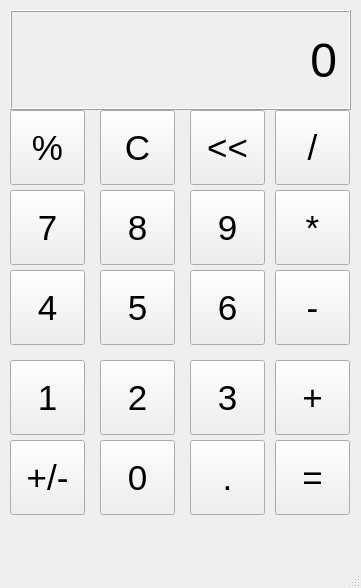
<?xml version="1.0" encoding="UTF-8"?>
<ui version="4.0">
 <class>MainWindow</class>
 <widget class="QMainWindow" name="MainWindow">
  <property name="geometry">
   <rect>
    <x>0</x>
    <y>0</y>
    <width>361</width>
    <height>588</height>
   </rect>
  </property>
  <property name="windowTitle">
   <string>Calculator</string>
  </property>
  <widget class="QWidget" name="centralwidget">
   <widget class="QLabel" name="lblkq">
    <property name="geometry">
     <rect>
      <x>10</x>
      <y>10</y>
      <width>341</width>
      <height>100</height>
     </rect>
    </property>
    <property name="font">
     <font>
      <pointsize>36</pointsize>
     </font>
    </property>
    <property name="frameShape">
     <enum>QFrame::Box</enum>
    </property>
    <property name="frameShadow">
     <enum>QFrame::Raised</enum>
    </property>
    <property name="text">
     <string>0</string>
    </property>
    <property name="alignment">
     <set>Qt::AlignRight|Qt::AlignTrailing|Qt::AlignVCenter</set>
    </property>
    <property name="margin">
     <number>10</number>
    </property>
   </widget>
   <widget class="QPushButton" name="btn_percet">
    <property name="geometry">
     <rect>
      <x>10</x>
      <y>110</y>
      <width>75</width>
      <height>75</height>
     </rect>
    </property>
    <property name="font">
     <font>
      <pointsize>26</pointsize>
     </font>
    </property>
    <property name="text">
     <string>%</string>
    </property>
   </widget>
   <widget class="QPushButton" name="btn_c">
    <property name="geometry">
     <rect>
      <x>100</x>
      <y>110</y>
      <width>75</width>
      <height>75</height>
     </rect>
    </property>
    <property name="font">
     <font>
      <pointsize>26</pointsize>
     </font>
    </property>
    <property name="text">
     <string>C</string>
    </property>
   </widget>
   <widget class="QPushButton" name="btnero">
    <property name="geometry">
     <rect>
      <x>190</x>
      <y>110</y>
      <width>75</width>
      <height>75</height>
     </rect>
    </property>
    <property name="font">
     <font>
      <pointsize>26</pointsize>
     </font>
    </property>
    <property name="text">
     <string>&lt;&lt;</string>
    </property>
   </widget>
   <widget class="QPushButton" name="btn_div">
    <property name="geometry">
     <rect>
      <x>275</x>
      <y>110</y>
      <width>75</width>
      <height>75</height>
     </rect>
    </property>
    <property name="font">
     <font>
      <pointsize>26</pointsize>
     </font>
    </property>
    <property name="text">
     <string>/</string>
    </property>
   </widget>
   <widget class="QPushButton" name="btn_mul">
    <property name="geometry">
     <rect>
      <x>275</x>
      <y>190</y>
      <width>75</width>
      <height>75</height>
     </rect>
    </property>
    <property name="font">
     <font>
      <pointsize>26</pointsize>
     </font>
    </property>
    <property name="text">
     <string>*</string>
    </property>
   </widget>
   <widget class="QPushButton" name="btn_7">
    <property name="geometry">
     <rect>
      <x>10</x>
      <y>190</y>
      <width>75</width>
      <height>75</height>
     </rect>
    </property>
    <property name="font">
     <font>
      <pointsize>26</pointsize>
     </font>
    </property>
    <property name="text">
     <string>7</string>
    </property>
   </widget>
   <widget class="QPushButton" name="btn_8">
    <property name="geometry">
     <rect>
      <x>100</x>
      <y>190</y>
      <width>75</width>
      <height>75</height>
     </rect>
    </property>
    <property name="font">
     <font>
      <pointsize>26</pointsize>
     </font>
    </property>
    <property name="text">
     <string>8</string>
    </property>
   </widget>
   <widget class="QPushButton" name="btn_9">
    <property name="geometry">
     <rect>
      <x>190</x>
      <y>190</y>
      <width>75</width>
      <height>75</height>
     </rect>
    </property>
    <property name="font">
     <font>
      <pointsize>26</pointsize>
     </font>
    </property>
    <property name="text">
     <string>9</string>
    </property>
   </widget>
   <widget class="QPushButton" name="btn_minus">
    <property name="geometry">
     <rect>
      <x>275</x>
      <y>270</y>
      <width>75</width>
      <height>75</height>
     </rect>
    </property>
    <property name="font">
     <font>
      <pointsize>26</pointsize>
     </font>
    </property>
    <property name="text">
     <string>-</string>
    </property>
   </widget>
   <widget class="QPushButton" name="btn_4">
    <property name="geometry">
     <rect>
      <x>10</x>
      <y>270</y>
      <width>75</width>
      <height>75</height>
     </rect>
    </property>
    <property name="font">
     <font>
      <pointsize>26</pointsize>
     </font>
    </property>
    <property name="text">
     <string>4</string>
    </property>
   </widget>
   <widget class="QPushButton" name="btn_5">
    <property name="geometry">
     <rect>
      <x>100</x>
      <y>270</y>
      <width>75</width>
      <height>75</height>
     </rect>
    </property>
    <property name="font">
     <font>
      <pointsize>26</pointsize>
     </font>
    </property>
    <property name="text">
     <string>5</string>
    </property>
   </widget>
   <widget class="QPushButton" name="btn_6">
    <property name="geometry">
     <rect>
      <x>190</x>
      <y>270</y>
      <width>75</width>
      <height>75</height>
     </rect>
    </property>
    <property name="font">
     <font>
      <pointsize>26</pointsize>
     </font>
    </property>
    <property name="text">
     <string>6</string>
    </property>
   </widget>
   <widget class="QPushButton" name="btn_add">
    <property name="geometry">
     <rect>
      <x>275</x>
      <y>360</y>
      <width>75</width>
      <height>75</height>
     </rect>
    </property>
    <property name="font">
     <font>
      <pointsize>26</pointsize>
     </font>
    </property>
    <property name="text">
     <string>+</string>
    </property>
   </widget>
   <widget class="QPushButton" name="btn_3">
    <property name="geometry">
     <rect>
      <x>190</x>
      <y>360</y>
      <width>75</width>
      <height>75</height>
     </rect>
    </property>
    <property name="font">
     <font>
      <pointsize>26</pointsize>
     </font>
    </property>
    <property name="text">
     <string>3</string>
    </property>
   </widget>
   <widget class="QPushButton" name="btn_1">
    <property name="geometry">
     <rect>
      <x>10</x>
      <y>360</y>
      <width>75</width>
      <height>75</height>
     </rect>
    </property>
    <property name="font">
     <font>
      <pointsize>26</pointsize>
     </font>
    </property>
    <property name="text">
     <string>1</string>
    </property>
   </widget>
   <widget class="QPushButton" name="btn_2">
    <property name="geometry">
     <rect>
      <x>100</x>
      <y>360</y>
      <width>75</width>
      <height>75</height>
     </rect>
    </property>
    <property name="font">
     <font>
      <pointsize>26</pointsize>
     </font>
    </property>
    <property name="text">
     <string>2</string>
    </property>
   </widget>
   <widget class="QPushButton" name="btn_equal">
    <property name="geometry">
     <rect>
      <x>275</x>
      <y>440</y>
      <width>75</width>
      <height>75</height>
     </rect>
    </property>
    <property name="font">
     <font>
      <pointsize>26</pointsize>
     </font>
    </property>
    <property name="text">
     <string>=</string>
    </property>
   </widget>
   <widget class="QPushButton" name="btn_add_minus">
    <property name="geometry">
     <rect>
      <x>10</x>
      <y>440</y>
      <width>75</width>
      <height>75</height>
     </rect>
    </property>
    <property name="font">
     <font>
      <pointsize>26</pointsize>
     </font>
    </property>
    <property name="text">
     <string>+/-</string>
    </property>
   </widget>
   <widget class="QPushButton" name="btn_0">
    <property name="geometry">
     <rect>
      <x>100</x>
      <y>440</y>
      <width>75</width>
      <height>75</height>
     </rect>
    </property>
    <property name="font">
     <font>
      <pointsize>26</pointsize>
     </font>
    </property>
    <property name="text">
     <string>0</string>
    </property>
   </widget>
   <widget class="QPushButton" name="btn_decimal">
    <property name="geometry">
     <rect>
      <x>190</x>
      <y>440</y>
      <width>75</width>
      <height>75</height>
     </rect>
    </property>
    <property name="font">
     <font>
      <pointsize>26</pointsize>
     </font>
    </property>
    <property name="text">
     <string>.</string>
    </property>
   </widget>
  </widget>
  <widget class="QMenuBar" name="menubar">
   <property name="geometry">
    <rect>
     <x>0</x>
     <y>0</y>
     <width>361</width>
     <height>26</height>
    </rect>
   </property>
  </widget>
  <widget class="QStatusBar" name="statusbar"/>
 </widget>
 <resources/>
 <connections/>
</ui>
